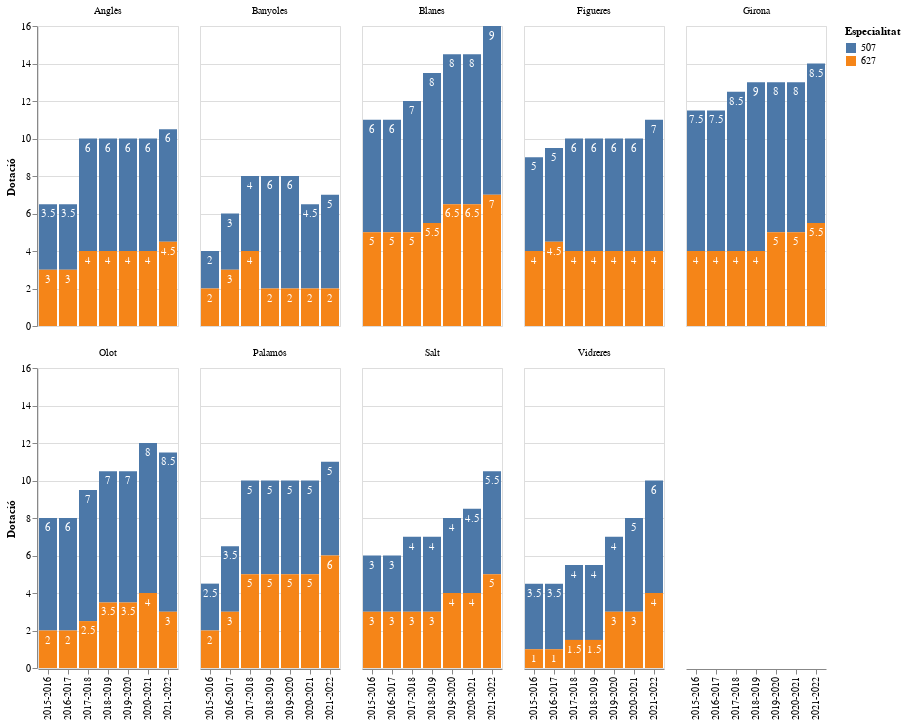

The notebook cell this image was saved under:
### Markdown cell above
## Evolució de la Plantilla per centre

Nombre de professors per especialitat a cada centre.

### Code cell
import altair as alt

data = df_girona

base = alt.Chart(data).encode(
    alt.Y("sum(TOT_DOT)",title="Dotació", stack='zero'),
    alt.X("Curs:N", title=""),
)

bars = base.mark_bar().encode(
    alt.Color("COD_LLOC", title="Especialitat"),
)

text_detall = base.mark_text(dy=10, color='white').encode(
    detail='COD_LLOC:N',
    text=alt.Text('sum(TOT_DOT):Q')
)

alt.layer(
        bars, text_detall
    ).facet(
        facet=alt.Column('NOM_MUNICIPI', title=""),
        columns=5
    ).interactive()

### Figure 1 — Vega-Lite specification as saved in the notebook (floating-point values rounded to 4 significant figures; data arrays with more than 128 entries replaced by an {"elided": "..."} marker saying what was removed)
{"config": {"view": {"continuousWidth": 400, "continuousHeight": 300}}, "data": {"name": "data-5f631e041b0e7d64c24b4db217931c3c"}, "facet": {"field": "NOM_MUNICIPI", "title": "", "type": "nominal"}, "spec": {"layer": [{"mark": "bar", "encoding": {"color": {"field": "COD_LLOC", "title": "Especialitat", "type": "nominal"}, "x": {"field": "Curs", "title": "", "type": "nominal"}, "y": {"aggregate": "sum", "field": "TOT_DOT", "stack": "zero", "title": "Dotació", "type": "quantitative"}}, "selection": {"selector041": {"type": "interval", "bind": "scales", "encodings": ["x", "y"]}}}, {"mark": {"type": "text", "color": "white", "dy": 10}, "encoding": {"detail": {"field": "COD_LLOC", "type": "nominal"}, "text": {"aggregate": "sum", "field": "TOT_DOT", "type": "quantitative"}, "x": {"field": "Curs", "title": "", "type": "nominal"}, "y": {"aggregate": "sum", "field": "TOT_DOT", "stack": "zero", "title": "Dotació", "type": "quantitative"}}}]}, "columns": 5, "$schema": "https://vega.github.io/schema/vega-lite/v4.17.0.json", "datasets": {"data-5f631e041b0e7d64c24b4db217931c3c": {"elided": "161 records"}}}
